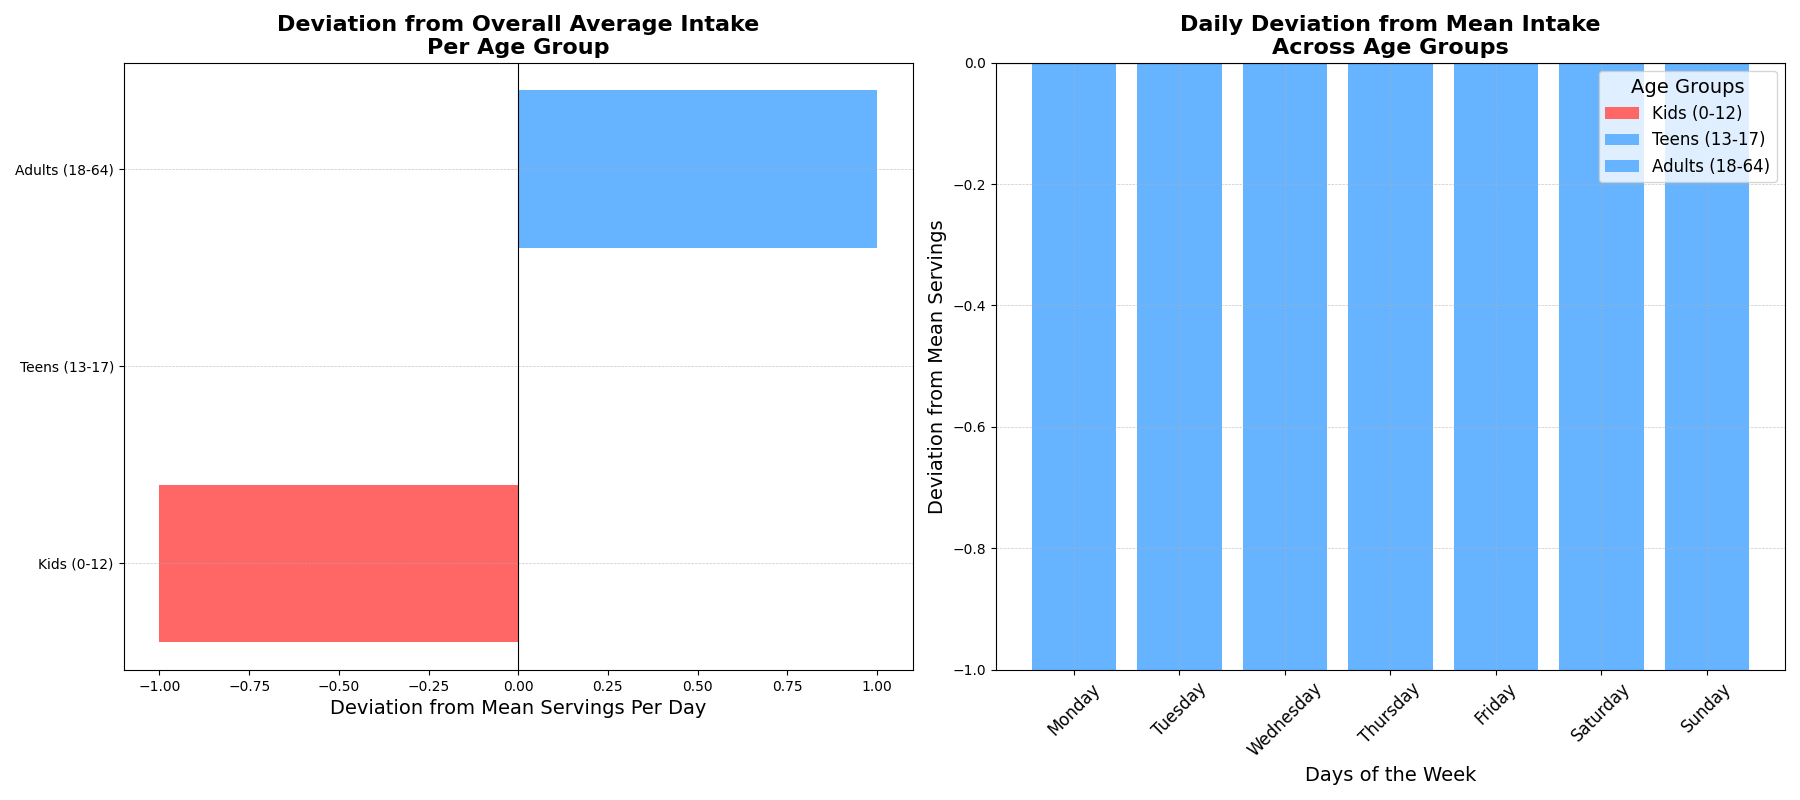

Generate this figure with Python:
import numpy as np
import matplotlib.pyplot as plt

days = ["Monday", "Tuesday", "Wednesday", "Thursday", "Friday", "Saturday", "Sunday"]

# Data excluding the 'Seniors' group
kids = [3, 4, 3, 4, 4, 5, 6]
teens = [4, 5, 4, 5, 5, 6, 7]
adults = [5, 6, 5, 6, 6, 7, 8]

data = np.array([kids, teens, adults])

age_groups = ["Kids (0-12)", "Teens (13-17)", "Adults (18-64)"]
weekly_averages = [np.mean(kids), np.mean(teens), np.mean(adults)]

fig, axs = plt.subplots(1, 2, figsize=(18, 8))

# Calculate overall mean excluding 'Seniors'
overall_mean = np.mean(weekly_averages)

# Diverging bar chart for weekly averages (subplot 0)
diverging_values = np.array(weekly_averages) - overall_mean
axs[0].barh(age_groups, diverging_values, color=['#FF6666' if v < 0 else '#66B3FF' for v in diverging_values])
axs[0].axvline(0, color='black', linewidth=0.8)
axs[0].set_title("Deviation from Overall Average Intake\nPer Age Group", fontsize=16, fontweight='bold')
axs[0].set_xlabel("Deviation from Mean Servings Per Day", fontsize=14)
axs[0].grid(axis='y', linestyle='--', linewidth=0.5, alpha=0.7)

# Diverging bar chart for daily data (subplot 1)
x = np.arange(len(days))
means = data.mean(axis=0)
diverging_data = data - means

for i, (age_group, d_data) in enumerate(zip(age_groups, diverging_data)):
    axs[1].bar(x, d_data, label=age_group, bottom=diverging_data[:i].sum(axis=0),
               color=['#FF6666' if v < 0 else '#66B3FF' for v in d_data])

axs[1].axhline(0, color='black', linewidth=0.8)
axs[1].set_title("Daily Deviation from Mean Intake\nAcross Age Groups", fontsize=16, fontweight='bold')
axs[1].set_xlabel("Days of the Week", fontsize=14)
axs[1].set_ylabel("Deviation from Mean Servings", fontsize=14)
axs[1].set_xticks(x)
axs[1].set_xticklabels(days, rotation=45, fontsize=12)
axs[1].legend(title="Age Groups", fontsize=12, title_fontsize=14)
axs[1].grid(True, linestyle='--', linewidth=0.5, alpha=0.7)

plt.tight_layout()
plt.show()
